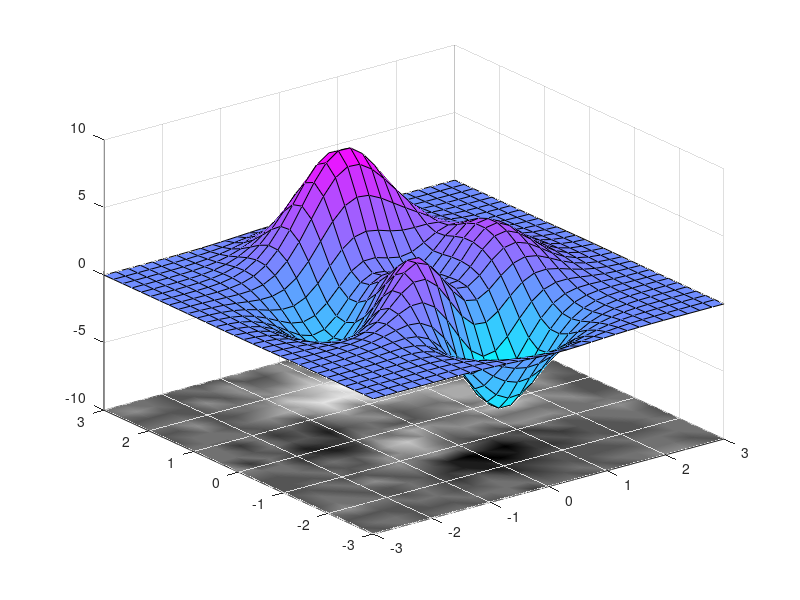

Recreate this plot in MATLAB.
close all
clear all


% Generate some surface data.
[X1,Y1,Z1] = peaks(30);
[X2,Y2,Z2] = peaks(20);
Z2 = Z2 + 4*rand(size(Z2));
% Produce the two surface plots.
h(1) = surf(X1,Y1,Z1);
hold on
h(2) = pcolor(X2,Y2,Z2);
hold off

% Move the pcolor to Z = -10.
% The 0*Z is in the statement below to insure that the size
% of the ZData does not change.
set(h(2),'ZData',-10 + 0*Z2)
set(h(2),'FaceColor','interp','EdgeColor','interp')
view(3)


% Scale the CData (Color Data) of each plot so that the 
% plots have contiguous, nonoverlapping values.  The range 
% of each CData should be equal. Here the CDatas are mapped 
% to integer values so that they are easier to manage; 
% however, this is not necessary.
% Initially, both CDatas are equal to Z.
m1 = 64;  % number of elements in each color map
m2 = 10;   

% Define a colormap that uses the cool colormap and 
% the gray colormap and assign it as the Figure's colormap.
colormap([cool(m1);gray(m2)])


cmin1 = min(Z1(:));
cmax1 = max(Z1(:));
cmin2 = min(Z2(:));
cmax2 = max(Z2(:));

% CData for surface
C1 = min(m1,round((m1-1)*(Z1-cmin1)/(cmax1-cmin1))+1); 
C2 = m1 + min(m2,round((m2-1)*(Z2-cmin2)/(cmax2-cmin2))+1); 
% CData for pcolor
%C2 = 64+C1;
% Update the CDatas for each object.
set(h(1),'CData',C1);
set(h(2),'CData',C2);
% Change the CLim property of axes so that it spans the 
% CDatas of both objects.
caxis([min(C1(:)) max(C2(:))])